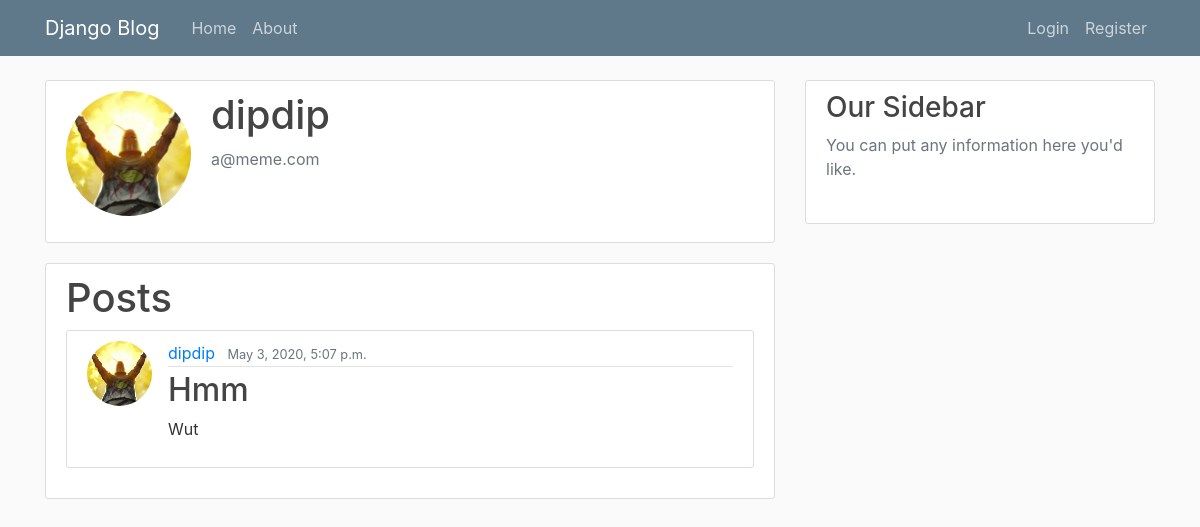
Page /user/4/ on the committed database.
### users/models.py (models this page shows, shortened)
class Profile(models.Model):
    user = models.OneToOneField(User, on_delete=models.CASCADE)
    image = models.ImageField(default='default.jpg', upload_to='profile_pics')

### Blog/models.py (models this page shows, shortened)
class Post(models.Model):
	title = models.CharField(max_length=100)
	content = models.TextField()
	date_posted = models.DateTimeField(default=timezone.now)
	author = models.ForeignKey(User, on_delete=models.CASCADE)
	likers = models.ManyToManyField(User, related_name = 'likers', blank = True)

### users/views.py (the view)
# urls.py: path('user/<pk>/', ProfileDetailView.as_view(), name='profile-other'),
class ProfileDetailView(DetailView):
	model = Profile
	template_name = 'users/profile_other.html'
	def get_context_data(self, **kwargs):
		context = super().get_context_data(**kwargs)
		context['posts'] = Post.objects.filter(author__profile = self.object)
		return context

### users/templates/users/profile_other.html
{% extends "Blog/base.html" %}
{% load crispy_forms_tags %}
{% block content %}
    <div class="content-section">
      <div class="media">
        <img class="rounded-circle account-img" src="{{object.user.profile.image.url}}">
        <div class="media-body">
          <h2 class="account-heading">{{ object.user.username }}</h2>
          <p class="text-secondary">{{ object.user.email }}</p>
        </div>
      </div>
      </div>
      <div class = "content-section">
        <h1> Posts </h1>
      {% for post in posts %}
    	<article class="media content-section">
    				<img class = "rounded-circle article-img" src = "{{post.author.profile.image.url}}">
      <div class="media-body">
        <div class="article-metadata">
          <a class="mr-2" href="{% url 'profile-other' post.author.profile.id %}">{{ post.author }}</a>
          <small class="text-muted">{{ post.date_posted }}</small>
        </div>
        <h2><a class="article-title" href="{% url 'post-detail' post.id %}">{{ post.title }}</a></h2>
        <p class="article-content">{{ post.content }}</p>
      </div>
    </article>
    </div>
    	{% endfor %}
{% endblock content %}

### Blog/static/Blog/main.css (style rules this page uses)
body { background: #fafafa; color: #333333; margin-top: 5rem; }
h1, h2, h3, h4, h5, h6 { color: #444444; }
.content-section { background: #ffffff; padding: 10px 20px; border: 1px solid #dddddd; border-radius: 3px; margin-bottom: 20px; }
.article-title { color: #444444; }
.article-content { white-space: pre-line; }
.article-img { height: 65px; width: 65px; margin-right: 16px; }
.article-metadata { padding-bottom: 1px; margin-bottom: 4px; border-bottom: 1px solid #e3e3e3 }
.account-img { height: 125px; width: 125px; margin-right: 20px; margin-bottom: 16px; }
.account-heading { font-size: 2.5rem; }

### rows in the picture
Profile: user.profile.image (placeholder picture), user.username "dipdip", user.email "a@meme.com"
Post: author.profile.image (placeholder picture), author "dipdip", date_posted "May 3, 2020, 5:07 p.m.", title "Hmm", content "Wut"
